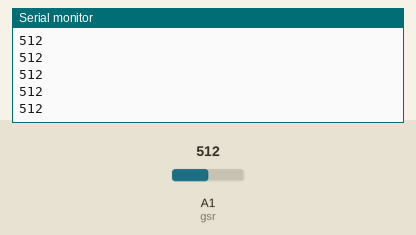
The sketch below on a simulated Arduino Uno, built with avr-gcc and run on an emulated ATmega328P. Shown: the last lines printed to the serial monitor. Inputs (shaded band) come from the test bench; at power-on: A1 (gsr) = 512.

Above: at 1.2 s.
1.3 s: A1 (gsr) set to 716
At 1.31 s:
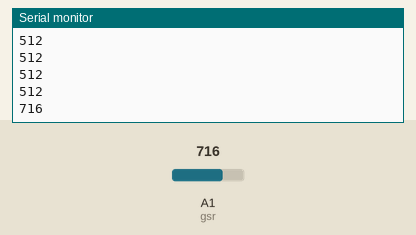
2.8 s: A1 (gsr) set to 900
At 2.81 s:
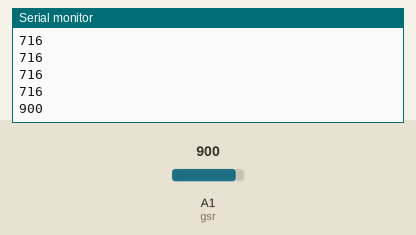
Timing chart, 0 to 5.8 s (numbered marks = the images above; inputs shaded):
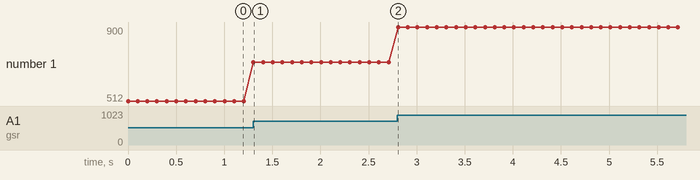

Measured:
- after the input at 1.3 s, the serial monitor: prints a new line at once (image 1)
- after the input at 2.8 s, the serial monitor: prints a new line at once (image 2)
- plotted number 1: 512 → 716 after the input at 1.3 s, 716 → 900 after the input at 2.8 s

The sketch:

gst.ino
```cpp
int gsr = A1;
int reading = 0;
void setup() {
  // put your setup code here, to run once:
  Serial.begin(9600);
}

void loop() {
  // put your main code here, to run repeatedly:
  Serial.println(analogRead(gsr));
  delay(100);
}
```
